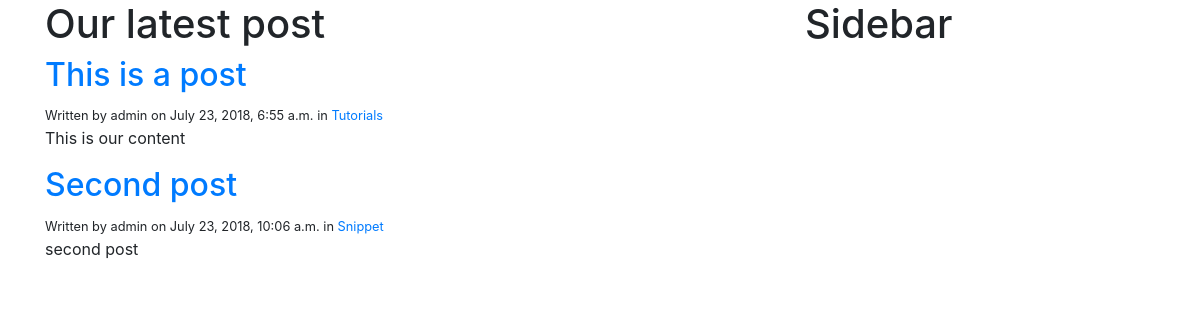
Screenshot of /blog/ with the database file from the repository.
### blog/models.py (models this page shows, shortened)
class Post(models.Model):
    STATUS_CHOICES = (
        ('draft', 'Draft'),
        ('published', 'Published'),
    )
    category = models.ForeignKey(Category)
    title = models.CharField(max_length=250)
    slug = models.SlugField(max_length=250, unique=True)
    content = models.TextField()
    seo_title = models.CharField(max_length=160)
    seo_description = models.CharField(max_length=160)
    author = models.ForeignKey(User, related_name='blog_posts')
    published = models.DateTimeField(default=timezone.now)
    created = models.DateTimeField(auto_now_add=True)
    updated = models.DateTimeField(auto_now=True)
    status = models.CharField(max_length=9, choices=STATUS_CHOICES, default='draft')
    def get_absolute_url(self):
        return reverse('blog:post_detail',args=[self.slug])

class Category(models.Model):
    name = models.CharField(max_length=250)
    slug = models.SlugField(max_length=250, unique=True)
    class Meta:
        ordering = ('name',)
        verbose_name = 'category'
        verbose_name_plural = 'categories'
    def get_absolute_url(self):
        return reverse('blog:list_of_post_by_category',args=[self.slug])
    def __str__(self):
        return self.name

### blog/views.py (the view)
def list_of_post(request):
    post = Post.objects.filter(status='published')
    template = 'blog/post/list_of_post.html'
    context = {'post':post}
    return render(request, template, context)

### blog/templates/blog/post/list_of_post.html (shortened to what this page needs)
{% extends 'blog/base.html' %}
{% block content %}
<div class="row">
    <div class="col-md-8">
        <div class="page-header">
           <h1>Our latest post</h1>
        </div>
        {% for posts in post %}
            <h2> <a href="{{posts.get_absolute_url}}"> {{ posts.title }}  </a> </h2>
            <small> Written by {{ posts.author }} on {{posts.published}} in
                <a href="{{posts.category.get_absolute_url}}"> {{posts.category}}</a>
            </small>
            {{posts.content|truncatewords:40|linebreaks}}
        {% endfor %}
    </div>
    <div class="col-md-4">
        <div class="page-header">
           <h1>Sidebar</h1>
        </div>
    </div>
</div>
{% endblock %}

### rows the page displays
Post: title "This is a post", author "admin", published "July 23, 2018, 6:55 a.m.", category "Tutorials", content "This is our content"
Post: title "Second post", author "admin", published "July 23, 2018, 10:06 a.m.", category "Snippet", content "second post"
